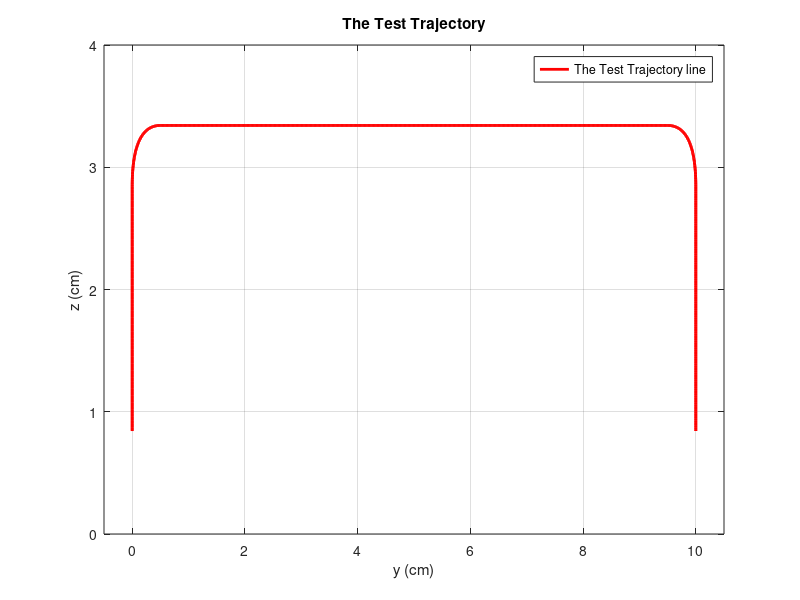

This chart was generated by the following MATLAB code:
clc
clear

%% ~~~~Given values~~~~
k=[0;0;1];
pdat=[0.1;0.1;0.1];
phidat=0.1;
phi=0;
l0=0.6;
l1=0.06;
l2=0.6329;
l3=0.3;
l44=0.0621;
l5=0.0254;
l4=l44+l5; % (5.6)thesis
h=0.03;
L=0.01987;
aII6=l44/3;
aII7=l5/2;
aI5=l4/3;
a=0.12;
x=0.300;
y0=0;
zp=0.8422;
z0=zp;

t=linspace(0,5.8,2000);
time=t;

%% ~~~Trajectory Function~~~
tic
for i=1:2000
    if t(i)<0.2
        z=10*t(i)+z0;
        y=0+y0;
    elseif t(i)>=0.2 && t(i)<0.4
        z=-12.5*(t(i)-0.2)^2+5*(t(i)-0.2)+2+z0;
        y=12.5*(t(i)-0.2)^2+y0;
    elseif t(i)>=0.4 && t(i)<2.2
        z=2.5+z0;
        y=5*(t(i)-0.4)+0.5+y0;
    elseif t(i)>=2.2 && t(i)<2.4
        z=-12.5*(t(i)-2.2)^2+2.5+z0;
        y=-12.5*(t(i)-2.2)^2+5*(t(i)-2.2)+9.5+y0;
    elseif t(i)>=2.4 && t(i)<2.8
        z=-5*(t(i)-2.4)+2+z0;
        y=10+y0;
    elseif t(i)>=2.8 && t(i)<3.2
        y=10+y0;
        z=5*(t(i)-2.8)+z0;
    elseif t(i)>=3.2 && t(i)<3.4
        z=-12.5*(t(i)-3.2)^2+5*(t(i)-3.2)+2+z0;
        y=-12.5*(t(i)-3.2)^2+10+y0;
    elseif t(i)>=3.4 && t(i)<5.2
        z=2.5+z0;
        y=-5*(t(i)-3.4)+9.5+y0;
    elseif t(i)>=5.2 && t(i)<5.4
        z=-12.5*(t(i)-5.2)^2+2.5+z0;
        y= 12.5*(t(i)-5.2)^2-5*(t(i)-5.2)+0.5+y0;
    elseif t(i)>=5.4 && t(i)<=5.6
        y=y0;
        z=-10*(t(i)-5.4)+2+z0;
    end

yy(i)=y;
zpp(i)=z;
fprintf(' Calculated for z= %d & y= %d. \n',z,y)    
toc
end

%% ~~~Plot for trajectory~~~

figure 
plot(yy,zpp,'r', 'LineWidth' , 2)
title('The Test Trajectory')
axis([-0.5,10.5 0 4])
ylabel('z (cm)')
xlabel('y (cm)')
legend('The Test Trajectory line' )
grid on